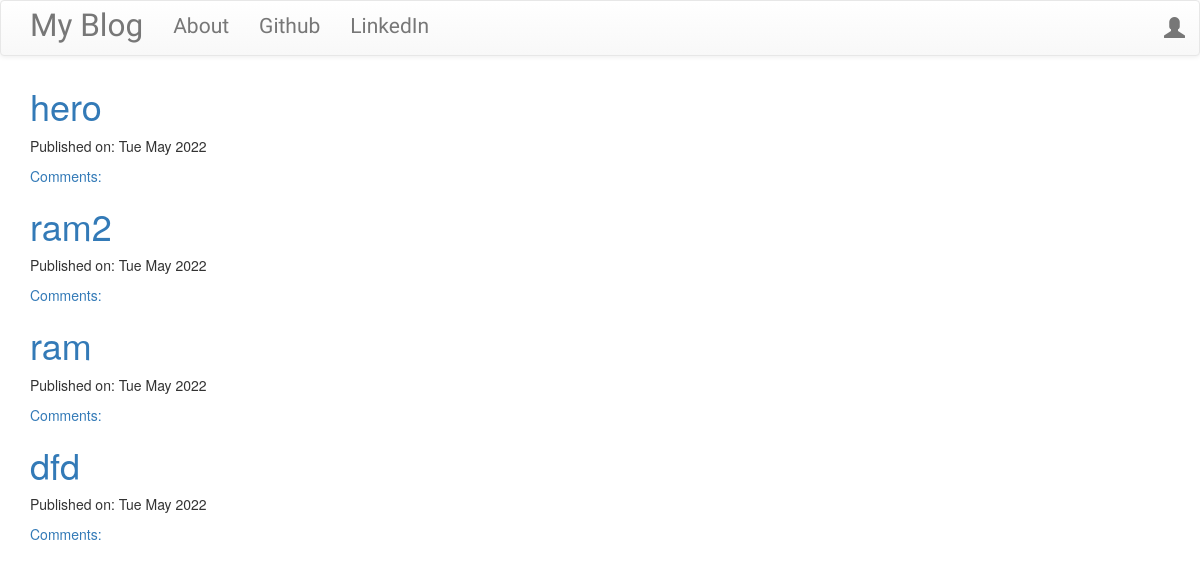
The page / on the database its author committed.
### blog/models.py (models this page shows, shortened)
class Post(models.Model):
    author = models.ForeignKey(
        'auth.User', on_delete=models.SET_NULL, null=True)
    title = models.CharField(max_length=200)
    text = models.TextField()
    create_date = models.DateTimeField(default=timezone.now())
    published_date = models.DateTimeField(blank=True, null=True)

### blog/views.py (the view)
# urls.py: path('', views.PostListView.as_view(), name='post_list'),
class PostListView(ListView):
    model = Post
    def get_queryset(self):
        return Post.objects.filter(published_date__lte=timezone.now()).order_by('-published_date')

### blog/templates/blog/post_list.html
{% extends 'blog/base.html' %} {% block content %}
<div class="centerstage">
  {% for post in post_list %}
  <div class="post">
    <h1><a href="{% url 'post_detail' pk=post.pk %}">{{ post.title }}</a></h1>
    <div class="date">
      <p>Published on: {{ post.published_date|date:"D M Y"}}</p>
    </div>
    <a href="{% url 'post_detail' pk=post.pk %}"
      >Comments: {{post.approved_comment.count}}</a
    >
  </div>
  {% endfor %}
</div>
{% endblock %}

### blog/static/css/blog.css (style rules this page uses)
.centerstage { margin-left: auto; margin-right: auto; }
.loader { filter: hue-rotate(0deg); color: linear-gradient(45deg, #0f8, #08f); animation: hue 5000ms infinite linear; }

### rows shown on the page
Post: title "hero", published_date "Tue May 2022"
Post: title "ram2", published_date "Tue May 2022"
Post: title "ram", published_date "Tue May 2022"
Post: title "dfd", published_date "Tue May 2022"
